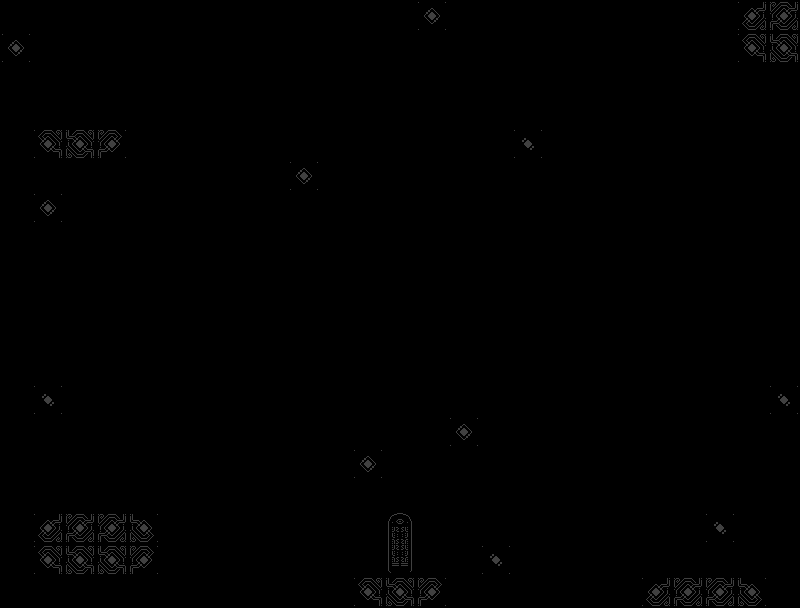

Tiled map render using the project's own tile images. Description and the map definition, with tile-layer contents summarised, below:
An orthogonal 25x19 tile map with 32x32 px tiles, 4 tile layers (collision, ground_decorations, rift, decorations).

<map version="1.2" tiledversion="1.3.4" orientation="orthogonal" renderorder="right-down" width="25" height="19" tilewidth="32" tileheight="32" infinite="0" nextlayerid="5" nextobjectid="1">
 <tileset firstgid="1" source="nort_platform_tiles-Sheet.tsx" />
 <layer id="1" name="collision" width="25" height="19">
  <data>[475 cells, 185 non-empty, 8 distinct tile ids]</data>
 </layer>
 <layer id="2" name="ground_decorations" width="25" height="19">
  <data>[475 cells, 104 non-empty, 15 distinct tile ids]</data>
 </layer>
 <layer id="4" name="rift" width="25" height="19">
  <data>[475 cells, 0 non-empty, 0 distinct tile ids]</data>
 </layer>
 <layer id="3" name="decorations" width="25" height="19">
  <data>[475 cells, 17 non-empty, 8 distinct tile ids]</data>
 </layer>
</map>
